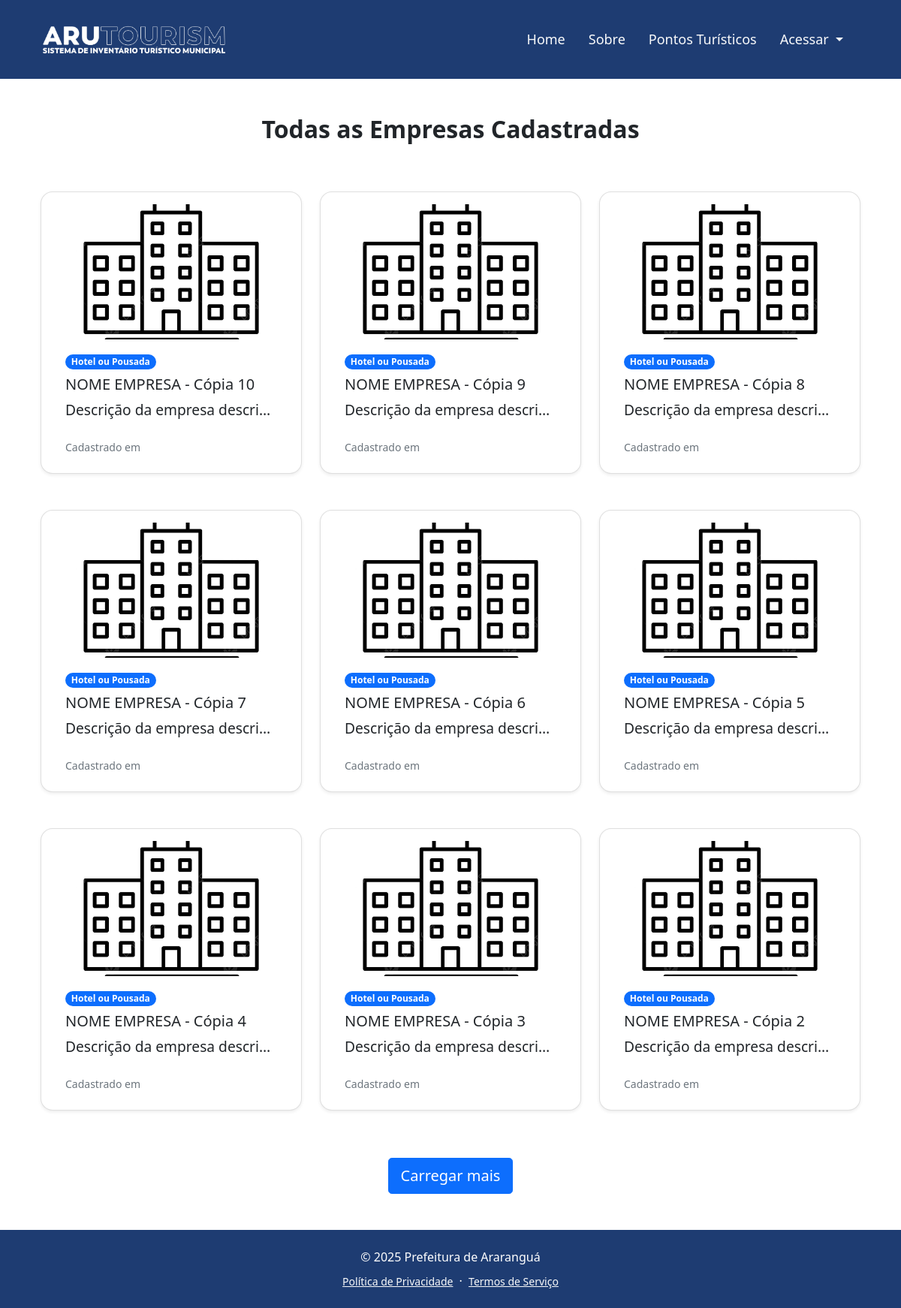
/empresas/, run on an earlier commit of the app's database.
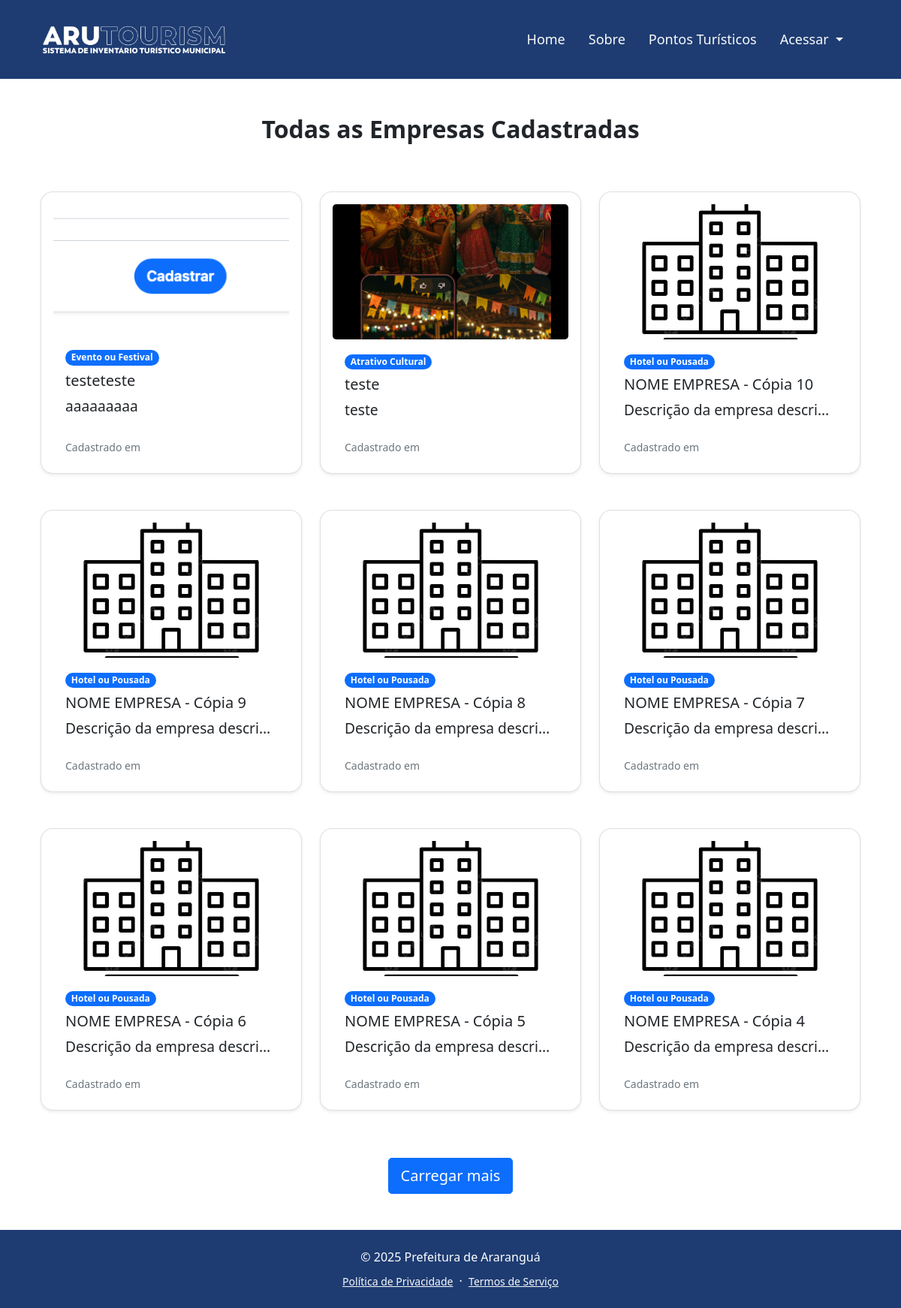
And on a later commit of the database.
### accounts/models.py (models this page shows, shortened)
class Empresa(models.Model):
    user = models.ForeignKey(User, on_delete=models.CASCADE, related_name='empresas')
    nome = models.CharField(max_length=255)
    categoria = models.ForeignKey(Categoria, on_delete=models.SET_NULL, null=True)
    descricao = models.TextField()
    rua = models.CharField(max_length=255)
    bairro = models.CharField(max_length=100)
    cidade = models.CharField(max_length=100)
    numero = models.CharField(max_length=10)
    cep = models.CharField(max_length=8)
    latitude = models.DecimalField(max_digits=9, decimal_places=6, null=True, blank=True)
    longitude = models.DecimalField(max_digits=9, decimal_places=6, null=True, blank=True)
    telefone = models.CharField(max_length=20)
    email = models.EmailField()
    site = models.URLField(blank=True, null=True)
    imagem = models.ImageField(upload_to='empresas/', blank=True, null=True)
    data_cadastro = models.DateTimeField(auto_now_add=True)

class Categoria(models.Model):
    nome = models.CharField(max_length=100, unique=True)
    def nome_limpo(self):
        return self.nome.split('(')[0].strip()

### accounts/views.py (the view, shortened to what this page needs)
# urls.py: path('empresas/', views.listar_empresas, name='listar_empresas'),
def listar_empresas(request):
    empresas = Empresa.objects.all().order_by('-id')
    paginator = Paginator(empresas, 9)
    page_number = request.GET.get('page') or 1
    page_obj = paginator.get_page(page_number)
    return render(request, 'accounts/listar_empresas.html', {'page_obj': page_obj})

### accounts/templates/accounts/listar_empresas.html (shortened to what this page needs)
{% extends 'base.html' %}
{% load static %}
{% block content %}
<div class="container py-5">
    <h2 class="text-center fw-bold mb-5">Todas as Empresas Cadastradas</h2>
    <div class="row gx-4 gy-4 justify-content-center" id="empresas-container">
        {% include 'accounts/partials/empresas_cards.html' %}
    </div>
    {% if page_obj.has_next %}
    <div class="d-flex justify-content-center mt-4">
        <button id="load-more-btn" class="btn btn-primary btn-lg">Carregar mais</button>
    </div>
    {% endif %}
</div>
{% endblock %}

### accounts/templates/accounts/partials/empresas_cards.html
{% for empresa in page_obj.object_list %}
<div class="col-12 col-sm-6 col-md-4 mb-4">
    <div class="card h-100 shadow-sm rounded-4 p-3">
        {% if empresa.imagem %}
            <img src="{{ empresa.imagem.url }}" alt="{{ empresa.nome }}" class="card-img-top img-fluid rounded-3" style="max-height: 180px; object-fit: cover;">
        {% else %}
            <div class="d-flex justify-content-center align-items-center bg-secondary rounded-3" style="height: 180px;">
                <i class="bi bi-building" style="font-size: 4rem; color: white;"></i>
            </div>
        {% endif %}
        <div class="card-body">
            <div class="badge bg-primary rounded-pill mb-2">{{ empresa.categoria.nome_limpo }}</div>
            <h5 class="card-title">{{ empresa.nome }}</h5>
            <p class="card-text text-truncate" style="max-width: 100%;">
                {{ empresa.descricao|slice:":70" }}{% if empresa.descricao|length > 70 %}...{% endif %}
            </p>
        </div>
        <div class="card-footer bg-transparent border-top-0 d-flex justify-content-between align-items-center">
            <small class="text-muted">Cadastrado em {{ empresa.created_at|date:"d/m/Y" }}</small>
        </div>
    </div>
</div>
{% empty %}
<p class="text-center">Sem pontos turísticos cadastrados.</p>
{% endfor %}

What changed in the data, as far as the page shows it:
no longer on this page (row unchanged): Empresa: imagem (picture), categoria.nome_limpo "Hotel ou Pousada", nome "NOME EMPRESA - Cópia 3", descricao "Descrição da empresa descri…"
no longer on this page (row unchanged): Empresa: imagem (picture), categoria.nome_limpo "Hotel ou Pousada", nome "NOME EMPRESA - Cópia 2", descricao "Descrição da empresa descri…"
added Empresa: imagem (picture), categoria.nome_limpo "Evento ou Festival", nome "testeteste", descricao "aaaaaaaaa"
added Empresa: imagem (picture), categoria.nome_limpo "Atrativo Cultural", nome "teste", descricao "teste"
